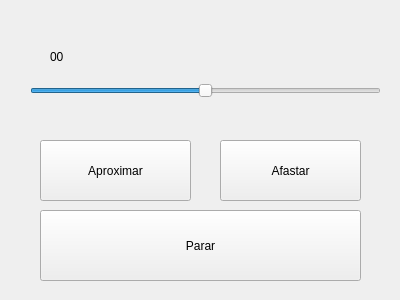
<?xml version="1.0" encoding="UTF-8"?>
<ui version="4.0">
 <class>MainWindow</class>
 <widget class="QMainWindow" name="MainWindow">
  <property name="geometry">
   <rect>
    <x>0</x>
    <y>0</y>
    <width>400</width>
    <height>300</height>
   </rect>
  </property>
  <property name="windowTitle">
   <string>MainWindow</string>
  </property>
  <widget class="QWidget" name="centralWidget">
   <widget class="QSlider" name="horizontalSlider">
    <property name="geometry">
     <rect>
      <x>30</x>
      <y>80</y>
      <width>351</width>
      <height>22</height>
     </rect>
    </property>
    <property name="maximum">
     <number>180</number>
    </property>
    <property name="value">
     <number>90</number>
    </property>
    <property name="orientation">
     <enum>Qt::Horizontal</enum>
    </property>
   </widget>
   <widget class="QPushButton" name="pushButton">
    <property name="geometry">
     <rect>
      <x>40</x>
      <y>140</y>
      <width>151</width>
      <height>61</height>
     </rect>
    </property>
    <property name="text">
     <string>Aproximar</string>
    </property>
   </widget>
   <widget class="QPushButton" name="pushButton_2">
    <property name="geometry">
     <rect>
      <x>220</x>
      <y>140</y>
      <width>141</width>
      <height>61</height>
     </rect>
    </property>
    <property name="text">
     <string>Afastar</string>
    </property>
   </widget>
   <widget class="QPushButton" name="pushButton_3">
    <property name="geometry">
     <rect>
      <x>40</x>
      <y>210</y>
      <width>321</width>
      <height>71</height>
     </rect>
    </property>
    <property name="text">
     <string>Parar</string>
    </property>
   </widget>
   <widget class="QLabel" name="label">
    <property name="geometry">
     <rect>
      <x>50</x>
      <y>50</y>
      <width>47</width>
      <height>13</height>
     </rect>
    </property>
    <property name="text">
     <string>00</string>
    </property>
   </widget>
  </widget>
 </widget>
 <layoutdefault spacing="6" margin="11"/>
 <resources/>
 <connections>
  <connection>
   <sender>horizontalSlider</sender>
   <signal>valueChanged(int)</signal>
   <receiver>label</receiver>
   <slot>setNum(int)</slot>
   <hints>
    <hint type="sourcelabel">
     <x>86</x>
     <y>86</y>
    </hint>
    <hint type="destinationlabel">
     <x>52</x>
     <y>54</y>
    </hint>
   </hints>
  </connection>
 </connections>
</ui>
